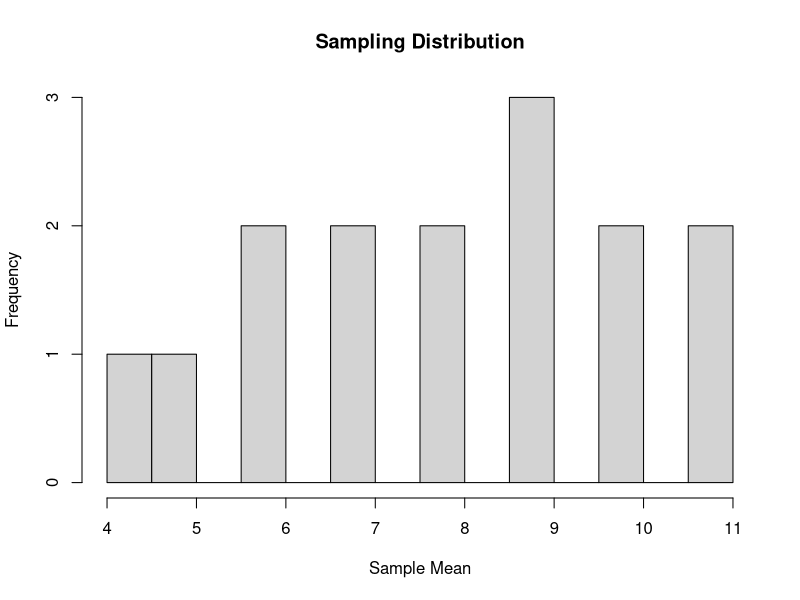
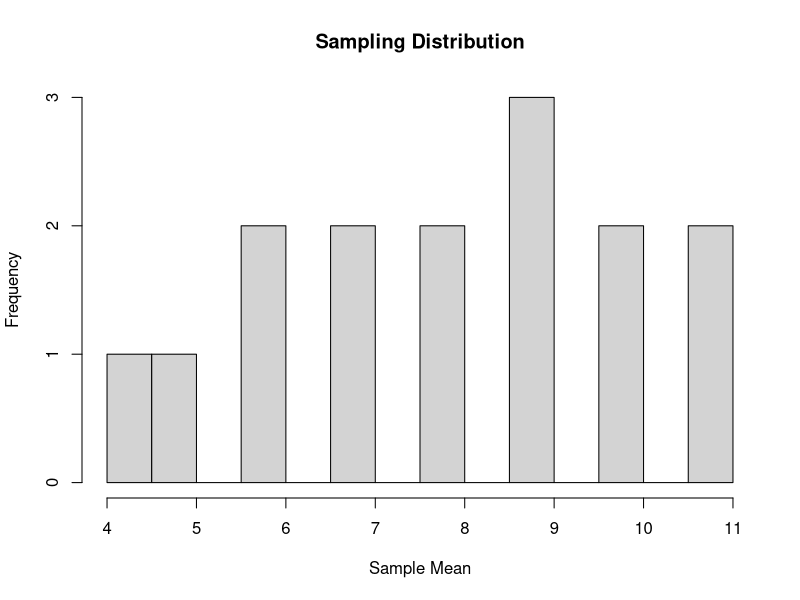
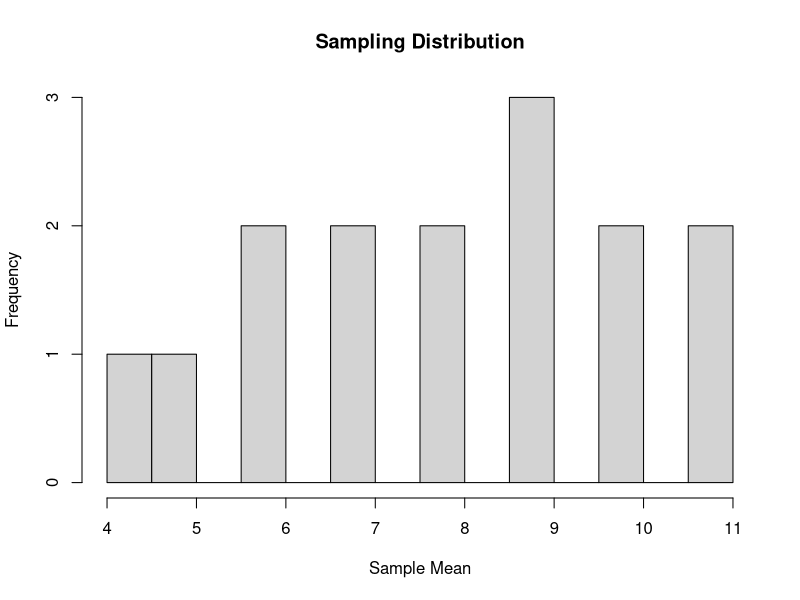
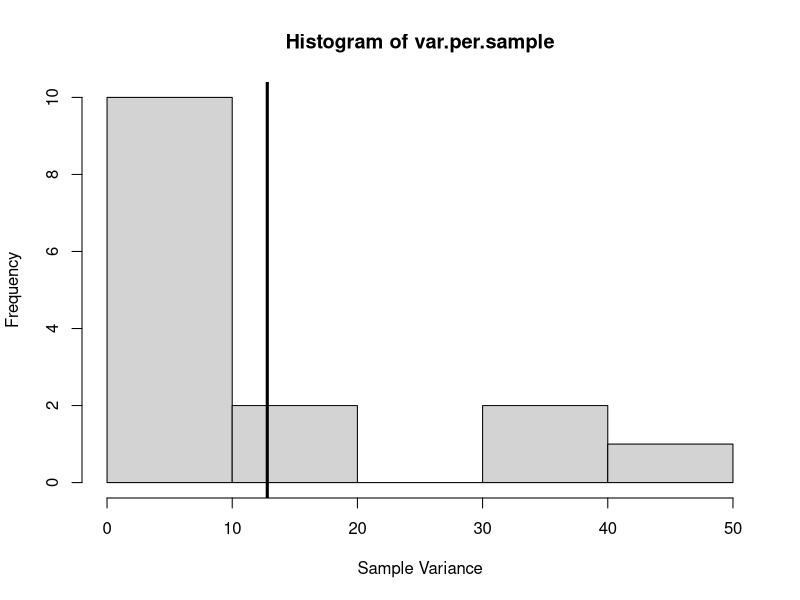
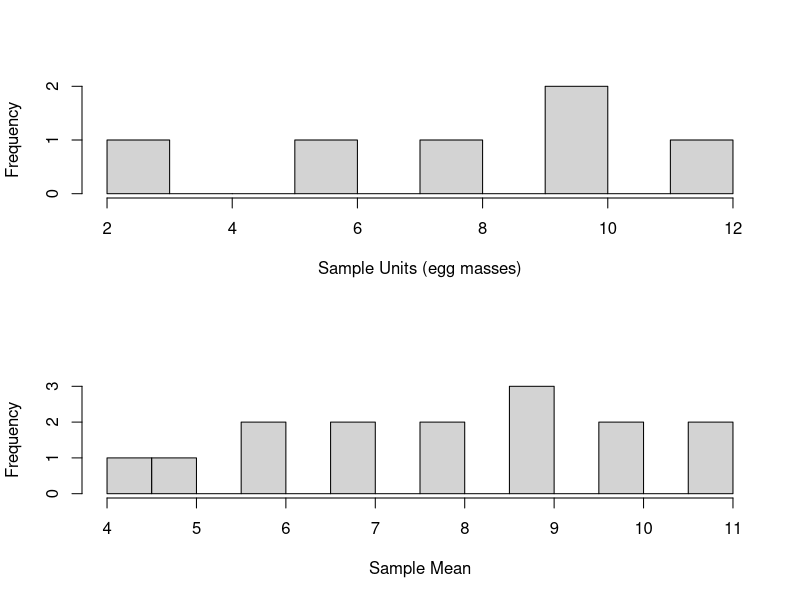
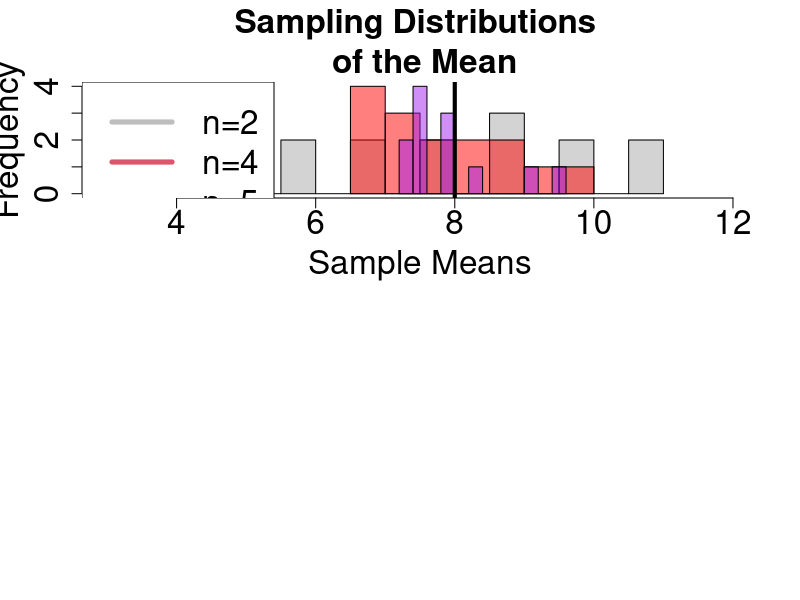
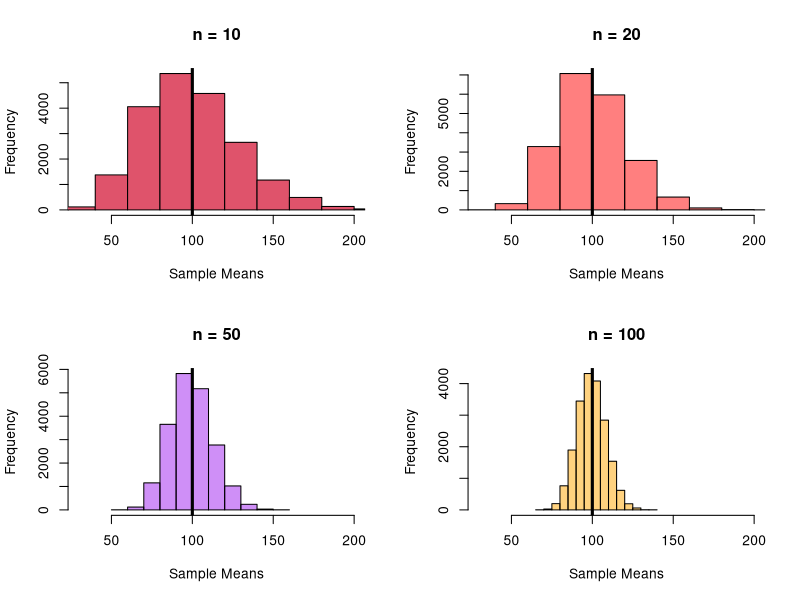
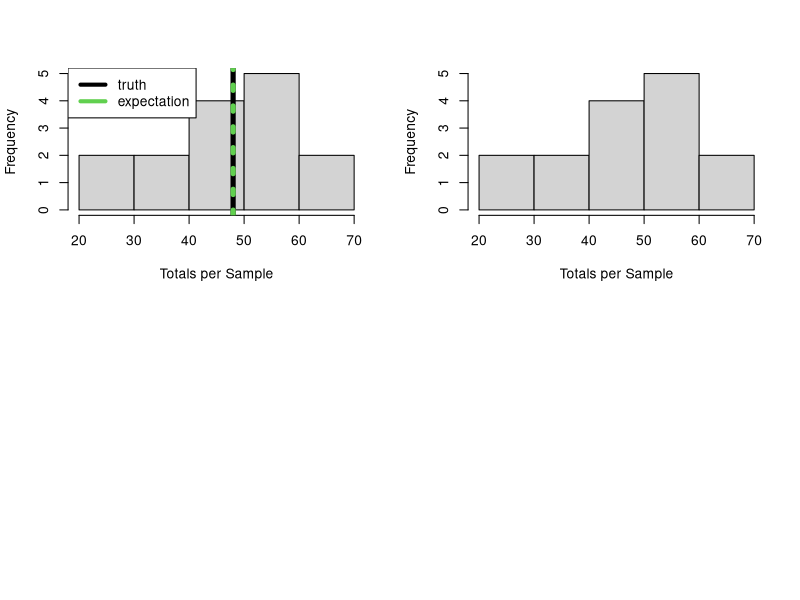

Here is the R script that generated these plots, in order: (Note: this script raises an error after producing the figures.)
## ---- chunk 1
library(tidyverse)
library(kableExtra)
library(magrittr)
library(knitr)
## ---- chunk 2

ponds = data.frame(matrix(nrow=6,ncol=2))
colnames(ponds)=c("Pond","egg.mass")

ponds$Pond=LETTERS[1:6]
ponds$egg.mass = c(2,6,8,10,10,12)

ponds %>% 
  kable(table.attr = 'data-quarto-disable-processing="true"') %>% 
  kableExtra::kable_styling(bootstrap_options = c("striped"), full_width = FALSE,font_size = 30)

## ---- chunk 3
mu = mean(ponds$egg.mass)
## ---- chunk 4
choose(6,2)
## ---- chunk 5
utils::combn(LETTERS[1:6],2)
## ---- chunk 6
ponds.letters=t(utils::combn(LETTERS[1:6],2))
ponds.numbers=utils::combn(1:6,2)

ponds.all=data.frame(cbind(matrix(1:15,ncol=1),ponds.letters,matrix(ponds$egg.mass[ponds.numbers],ncol=2,byrow = TRUE)))
colnames(ponds.all)=c("Sample.Number","First Pond","Second Pond","First Value","Second Value")

ponds.all %>% 
  kable(table.attr = 'data-quarto-disable-processing="true"') %>% 
  kableExtra::kable_styling(bootstrap_options = c("striped"), full_width = FALSE,font_size = 20)

## ---- chunk 7
sample(LETTERS[1:6],2)
## ---- chunk 8
sample(LETTERS[1:6],2)
## ---- chunk 9
sample(LETTERS[1:6],2)
## ---- chunk 10
#library(kableExtra)
#library(tidyr)
ponds.all$Sample.Mean = apply(matrix(ponds$egg.mass[ponds.numbers],ncol=2,byrow = TRUE),1,mean)

ponds.all$Absolute.Deviation = abs(ponds.all$Sample.Mean-8)

#knitr::kable(ponds.all)


ponds.all %>% 
  kable(table.attr = 'data-quarto-disable-processing="true"') %>% 
  kableExtra::kable_styling(bootstrap_options = c("striped"), full_width = FALSE,font_size = 20)

## ---- chunk 11
ponds.simple = data.frame(Sample.Number = ponds.all$Sample.Number,
                          Sample.Mean = ponds.all$Sample.Mean,
                          Deviance.Truth = ponds.all$Sample.Mean-8
                          )
ponds.simple %>% 
  kable(table.attr = 'data-quarto-disable-processing="true"') %>% 
  kableExtra::kable_styling(bootstrap_options = c("striped"), full_width = FALSE,font_size = 20)

## ---- chunk 12
#result above
mean(ponds.simple$Sample.Mean)
## ---- chunk 13
#result above
sum(ponds.simple$Deviance.Truth)
## ---- chunk 14

temp=data.frame(table(ponds.simple$Sample.Mean))
colnames(temp)=c("Sample.Mean","Frequency")
temp$Relative.Freq= temp$Frequency/sum(temp$Frequency)
temp$Mean.times.Rel.Freq= as.numeric(as.character(temp$Sample.Mean))*temp$Relative.Freq

temp$Sample.Mean=as.character(temp$Sample.Mean)
temp[9,]=c("Sum","15","1","8")

temp$Relative.Freq = as.numeric(temp$Relative.Freq)
temp$Mean.times.Rel.Freq = as.numeric(temp$Mean.times.Rel.Freq)
temp %>% 
  kable(table.attr = 'data-quarto-disable-processing="true"',
        digits = 3) %>% 
  kableExtra::kable_styling(bootstrap_options = c("striped"), full_width = FALSE,font_size = 30)


# temp2=data.frame("SUM",sum(as.numeric(temp$Frequency[1:8])),sum(as.numeric(temp$Relative.Freq[1:8])),sum(as.numeric(temp$Mean.times.Rel.Freq[1:8])))
# colnames(temp2)=NULL
# 
# temp2 %>% 
#   kable(table.attr = 'data-quarto-disable-processing="true"') %>% 
#   kableExtra::kable_styling(bootstrap_options = c("striped"), full_width = FALSE,font_size = 40)

## ---- chunk 15
temp=data.frame(table(ponds.simple$Sample.Mean))
colnames(temp)=c("Sample.Mean","Frequency")
temp$Relative.Freq= temp$Frequency/sum(temp$Frequency)
temp$Mean.times.Rel.Freq= as.numeric(as.character(temp$Sample.Mean))*temp$Relative.Freq

hist(ponds.simple$Sample.Mean,freq=TRUE,breaks=10,
     main="Sampling Distribution",
     xlab="Sample Mean")

## ---- chunk 16
hist(ponds.simple$Sample.Mean,freq=TRUE,breaks=10,
     main="Sampling Distribution",
     xlab="Sample Mean")

## ---- chunk 17
hist(ponds.simple$Sample.Mean,freq=TRUE,breaks=10,
     main="Sampling Distribution",
     xlab="Sample Mean")
## ---- chunk 18
ponds.simple %>% 
  kable(table.attr = 'data-quarto-disable-processing="true"') %>% 
  kableExtra::kable_styling(bootstrap_options = c("striped"), full_width = FALSE,font_size = 20)
## ---- chunk 19
var(ponds.simple$Sample.Mean)
## ---- chunk 20
(1/(6-1))*sum((ponds$egg.mass-8)^2)
## ---- chunk 21
var.per.sample = apply(
                       cbind(ponds.all$`First Value`,ponds.all$`Second Value`),
                       1,
                       var
                       )
# Expected value of population variance
  mean(var.per.sample)
## ---- chunk 22
 hist(var.per.sample,xlab="Sample Variance")
 abline(v=mean(var.per.sample),lwd=3)
## ---- chunk 23
par(mfrow=c(2,1))
hist(ponds$egg.mass,freq=TRUE,breaks=10,
     main="",
     xlab="Sample Units (egg masses)")
hist(ponds.simple$Sample.Mean,freq=TRUE,breaks=10,
     main="",
     xlab="Sample Mean")
## ---- chunk 24
#sampling distribution of n=4
  ponds.numbers2=t(utils::combn(1:6,4))
  ponds.all2=matrix(ponds$egg.mass[c(ponds.numbers2)],ncol=4,byrow = FALSE)

  ponds.numbers3=t(utils::combn(1:6,6))
  ponds.all3=matrix(ponds$egg.mass[c(ponds.numbers2)],ncol=5,byrow = FALSE)

  
#expected variance of sampling distributiuon

hist(ponds.simple$Sample.Mean,breaks=10,xlim=c(3,12),ylim=c(0,4),xlab="Sample Means",main="Sampling Distributions \n of the Mean",cex = 2,cex.axis=2,cex.lab=2,cex.main=2)
hist(apply(ponds.all2,1,mean),add=TRUE,col=grDevices::adjustcolor("red",alpha.f = 0.5)  ,breaks=10,cex = 2,cex.axis=2,cex.lab=2)
hist(apply(ponds.all3,1,mean),add=TRUE,col=grDevices::adjustcolor("purple",alpha.f = 0.5)  ,breaks=10,cex = 2,cex.axis=2,cex.lab=2)
legend("topleft",legend=c("n=2","n=4","n=5"),col=c("grey",2,"purple"),lwd=5,cex = 2)
abline(v=8,lty=1,col=1,lwd=4)
## ---- chunk 25
 sample.mean.fn = function(target,n){
                                     mean(
                                         sample(target,n)
                                          )
                                     }

#z = rnorm(100,100,10)

set.seed(34234)
z=(rgamma(1000,1,0.01))

#random sample many means n= 10
n = 10
  mu.hat1 = replicate(20000,
                     sample.mean.fn(z,n)
                     )
n = 20  
  mu.hat2 = replicate(20000,
                     sample.mean.fn(z,n)
                     )
n = 50  
  mu.hat3 = replicate(20000,
                     sample.mean.fn(z,n)
                     )
n = 100    
  mu.hat4 = replicate(20000,
                     sample.mean.fn(z,n)
                     )
  
  
par(mfrow=c(2,2))
hist(mu.hat1,col=2,breaks=10,freq = TRUE,xlab="Sample Means",main="n = 10",xlim=c(30,200))
abline(v=100,col=1,lwd=3)
hist(mu.hat2,col=grDevices::adjustcolor("red",alpha.f = 0.5),add=FALSE,breaks=10,freq = TRUE,xlab="Sample Means",main="n = 20",xlim=c(30,200))
abline(v=100,col=1,lwd=3)
hist(mu.hat3,col=grDevices::adjustcolor("purple",alpha.f = 0.5),add=FALSE,breaks=10,freq = TRUE,xlab="Sample Means",main="n = 50",xlim=c(30,200))
abline(v=100,col=1,lwd=3)
hist(mu.hat4,col=grDevices::adjustcolor("orange",alpha.f = 0.5),add=FALSE,breaks=20,freq = TRUE,xlab="Sample Means",main="n = 100",xlim=c(30,200))
abline(v=100,col=1,lwd=3)
## ---- chunk 26
tau.est = ponds.simple$Sample.Mean * 6
hist(tau.est,main="",xlab="Totals per Sample")
abline(v=sum(ponds$egg.mass),lwd=5,col=1,lty=1)
abline(v=mean(ponds.simple$Sample.Mean) * 6,lwd=5,lty=3,col=3)
legend("topleft",col=c(1,3),legend=c("truth","expectation"),lwd=4)

## ---- chunk 27
hist(ponds.simple$Sample.Mean * 6,main="",xlab="Totals per Sample")
## ---- chunk 28
length(which( tau.est <=  2*48))/length(tau.est)
## ---- chunk 29
#Output code into R file
knitr::purl(input="../FW552/SRS.qmd",output="../FW552/SRS.r")
